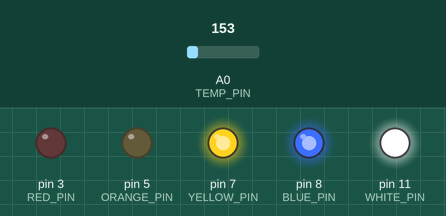
The sketch below on a simulated Arduino Uno, built with avr-gcc and run on an emulated ATmega328P. Parts: output pins drawn as LEDs (lit = HIGH). The test bench sets the inputs (shaded band); at power-on: A0 (TEMP_PIN) = 153.

Above: at 1.8 s.
1.9 s: A0 (TEMP_PIN) set to 138
At 3.2 s:
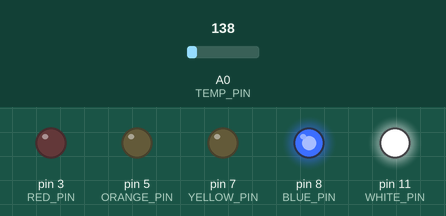
3.5 s: A0 (TEMP_PIN) set to 114
At 4.8 s:
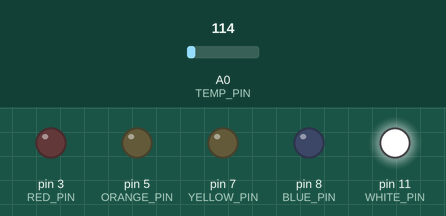
5.5 s: A0 (TEMP_PIN) set to 175
At 6.3 s:
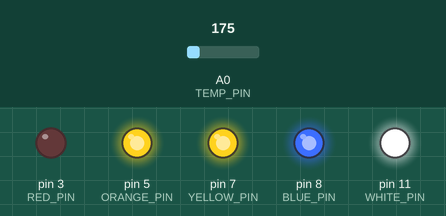
7.5 s: A0 (TEMP_PIN) set to 198
At 9.0 s:
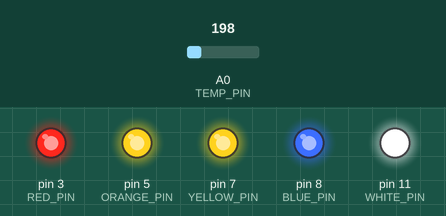
9.5 s: A0 (TEMP_PIN) set to 165
At 10.5 s:
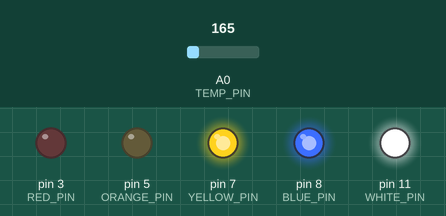
11.5 s: A0 (TEMP_PIN) set to 191
At 13.2 s:
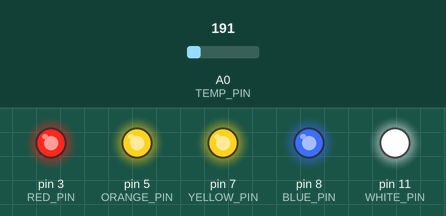
Timing chart, 0 to 14.5 s (numbered marks = the images above; inputs shaded):
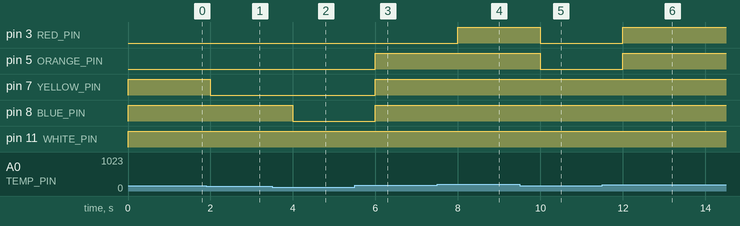

The sketch:

e1.ino
```cpp
// (C) __Marcus Berggren, Carl Vågfelt Nihlmar, Ibrahim Alzoubi, group: 4 __ (2025)
// Work package 4
// Exercise 1
// Submission code: 250204

/**
 * This program uses Timer interrupts to periodically read temperature
 * and update LED lights accordingly.
 *
 * Purpose: Learn about timer interrupts and update LED lights according to
 * value readings from a temperature sensor.
 *
 * Source for setting up timer1 in Arduino Uno:
 * https://www.instructables.com/Arduino-Timer-Interrupts/
 */

// ---- Define section --------------------------------------------------------

// ---- Pins --------------------------
#define WHITE_PIN   11      // Defines pin for white LED
#define BLUE_PIN    8       // Defines pin for blue LED
#define YELLOW_PIN  7       // Defines pin for yellow LED
#define ORANGE_PIN  5       // Defines pin for orange LED
#define RED_PIN     3       // Defines pin for red LED
#define TEMP_PIN    A0      // Defines pin for TMP36

// ---- Timer constants ---------------
#define CLOCK_SPEED 16000000 // Clock speed of Uno
#define PRESCALER   1024     // Slow down speed of timer by dividing the freq:
                             // taking Uno clock speed (16MHz) / prescaler
#define INTERVAL    1        // The time interval to update LEDs

// ---- Define variables ---------------------------------------------------

volatile bool update_leds = false;

// Structure to map temperature ranges to output pins
typedef struct {
    float min_temp;         // Lower bound of temperature range (inclusive)
    int pin;                // Pin to activate for this temperature range
} THRESHOLD;

// Temperature range definitions with corresponding output pins
THRESHOLD thresholds[] = {
    {0.0,  WHITE_PIN},      // Range: 0.0C to 10.9C
    {11.0, BLUE_PIN},       // Range: 11.0C to 20.9C
    {21.0, YELLOW_PIN},     // Range: 21.0C to 30.9C
    {31.0, ORANGE_PIN},     // Range: 31.0C to 40.9C
    {41.0, RED_PIN}         // Range: 41.0C and above
};

// ---- Function declarations -------------------------------------------------

// Function that read and converts analog value to celcius
int read_temp_value();

// ---- Setup section ---------------------------------------------------------

/* Information for the setup:
The clock speed for an Arduino Uno is 16MHz (16,000,000 Hz). Timer0 and
timer2 are 8 bit timers, so they can store max counter value of 255. So timer1
can be chosen, its 16 bit reaches a max number of 65,535.

For the timer1 with 16 bits it would be 65,536 / 16,000,000 (~ 4ms). To
interrupt every second we can use a prescaler: Hz = clock speed / prescaler

Actual conversion:
CLOCK_SPEED / (PRESCALER * INTERVAL) - 1

Since it's zero-indexed there's a -1 above.

Compare Match Register (CMR)
CMR = 15,624 = 16,000,000 / (1024 * 1) - 1
*/

// Executed once for setup
void setup() {
    // Loop through all thresholds
    for (int i = 0; i < sizeof(thresholds) / sizeof(THRESHOLD); i++) {
        // Define LED to output mode
        pinMode(thresholds[i].pin, OUTPUT);
    }

    // Set temperature sensor to input mode
    pinMode(TEMP_PIN,   INPUT);

    // ---- Setting up the timer interruption logic using timer1

    // Stop all interrupts
    cli();

    // Calculating Compare Match Register (CMR) according to equation above
    int CMR = (CLOCK_SPEED / (PRESCALER * INTERVAL)) - 1;

    // Sets timer1 to interrupt at 1Hz
    TCCR1A = 0; // Timer Counter Control Register 1A, controls operation mode
    TCCR1B = 0; // Timer Counter Control Register 1B, controls operation mode
    TCNT1  = 0; // Timer that's incremented

    // Setting the CMR, it's the value TCNT1 is compared against
    OCR1A = CMR;

    /* Using Clear Timer on Compare Match (CTC) mode will clear the timer after
    TCNT1 matches OCR1A, so we use bitwise OR to set WGM12 to true */
    TCCR1B |= (1 << WGM12);

    // Set the CS12 and CS10 in a prescale of 1024
    TCCR1B |= (1 << CS12) | (1 << CS10);

    /* Enabling OCIE1A on TIMSK1 (Timer Interrupt Mask) means that an interrupt
    is created whenever timer value TCNT1 matches 0CR1A */
    TIMSK1 |= (1 << OCIE1A);

    // Calling sei() to allow interrupts again
    sei();

}

// ---- Interrupt ---------------------
/**
 * Timer1 Interrupt Service Routine (ISR)
 */
ISR(TIMER1_COMPA_vect) {
  	// Update the value update_leds to true
  	update_leds = true;
}

// ---- Loop section ----------------------------------------------------------
/**
* Triggered every second to:
* 1. Read current temperature from TMP36 sensor
* 2. Convert analog reading to temperature in Celsius
* 3. Update LED indicators based on temperature thresholds
*/
void loop() {

  // Check if update_leds flag is set to true in the interrupt
  if (update_leds) {
    /* Reads and converts analog value to volt, then temperature in celcius
    from the TMP36 sensor */
    int temperature = read_temp_value();

    // Loop through each treshold and adjust LED lights accordingly
    for (int i = 0; i < sizeof(thresholds) / sizeof(THRESHOLD); i++) {
        // Check if temp is higher or equal to the min_temp of each threshold
        if (temperature >= thresholds[i].min_temp)
            // If so, light up LED by setting it to HIGH
            digitalWrite(thresholds[i].pin, HIGH);
        else
            // If not, it is lower than min_temp and we set pin to LOW
            digitalWrite(thresholds[i].pin, LOW);
    }

    // Set update leds to false
    update_leds = false;
  }
}

// ------ Function definitions ------------------------------------------------

/**
 * Function that reads the analog value, converts to voltage and lastly to
 * celcius.
 *
 * @return - Integer in celcius
 */
int read_temp_value() {
    /* Reading the analog value 0-1023. Then convert to voltage by multiplying
    5.0195 / 1024.0 to get the voltage per value since max is 1024.
    Formula used from lecture 4 with Tinkercad. */
    float voltage = analogRead(TEMP_PIN) * 5.0195 / 1024.0;
    // Then convert voltage to celcius, ((voltage - 500mV) times 100)
    return (voltage - 0.5) * 100;
}
```

Measured:
- the behaviour switches between 145 and 144 on A0 (TEMP_PIN) (found by bisection; images 0 and 1)
- the behaviour switches between 185 and 186 on A0 (TEMP_PIN) (found by bisection; images 3 and 4)
- after the input at 1.9 s, pin 7 (YELLOW_PIN): HIGH → LOW after 0.10 s
- after the input at 3.5 s, pin 8 (BLUE_PIN): HIGH → LOW after 0.50 s
- after the input at 5.5 s, pin 5 (ORANGE_PIN), pin 7 (YELLOW_PIN), pin 8 (BLUE_PIN): LOW → HIGH after 0.50 s
- after the input at 7.5 s, pin 3 (RED_PIN): LOW → HIGH after 0.50 s
- after the input at 9.5 s, pin 3 (RED_PIN), pin 5 (ORANGE_PIN): HIGH → LOW after 0.50 s
- after the input at 11.5 s, pin 3 (RED_PIN), pin 5 (ORANGE_PIN): LOW → HIGH after 0.50 s
